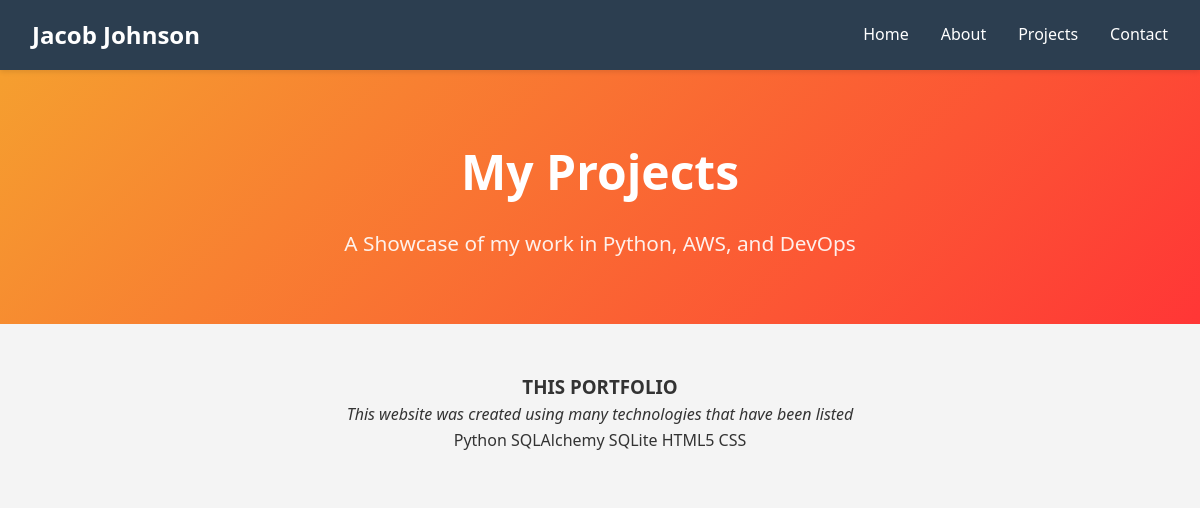
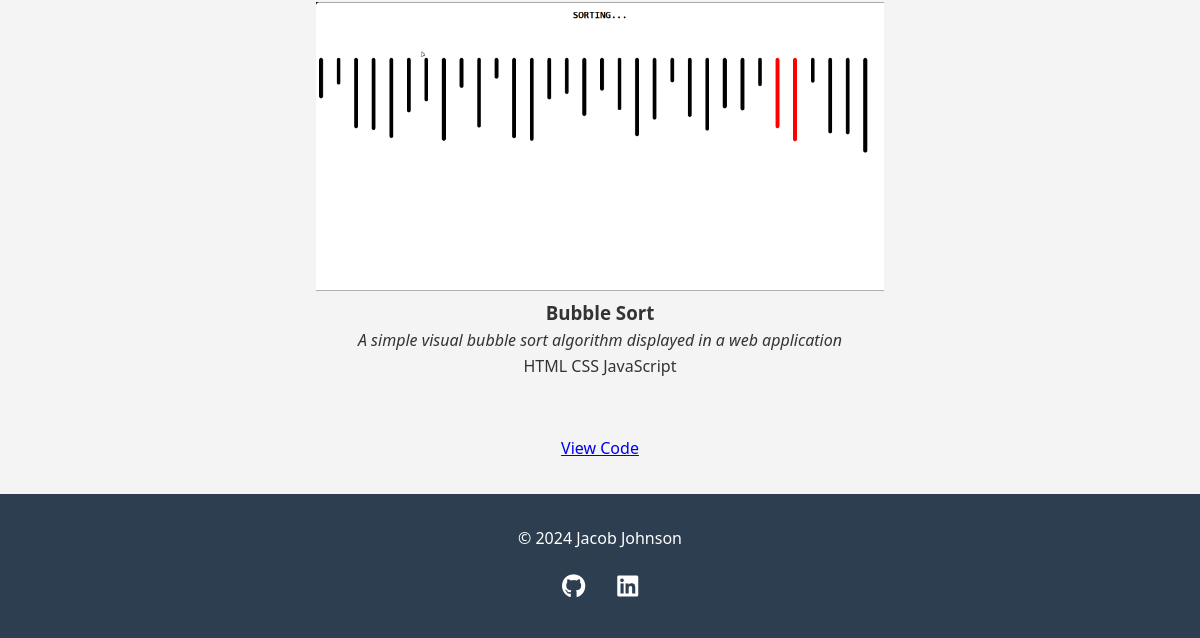
Page /projects on the earlier database version (2 pictures, top to bottom).
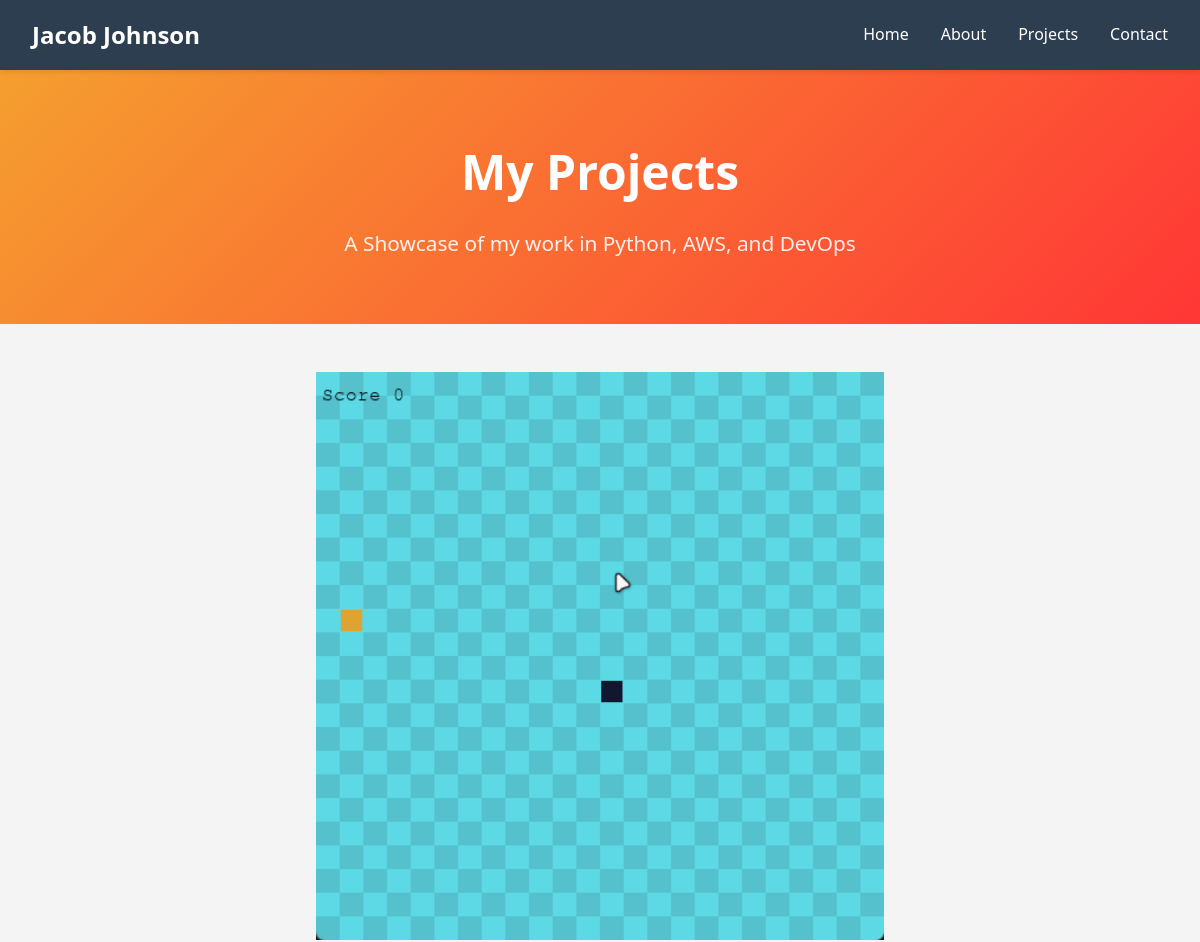
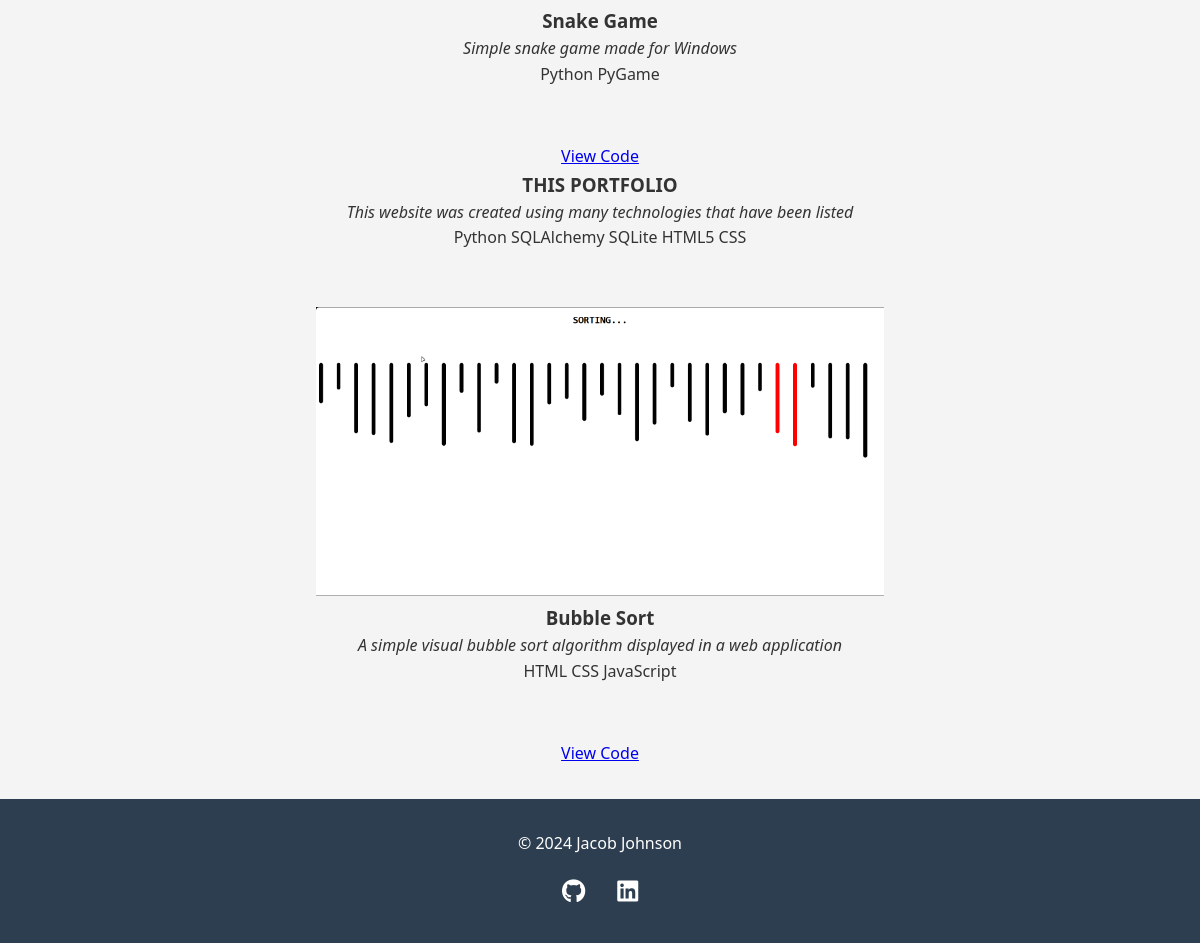
Same page on the later database version (2 pictures, top to bottom).
### app.py (models this page shows, shortened)
class Project(db.Model):
    id = db.Column(db.Integer, primary_key=True)
    title = db.Column(db.String(100), nullable=False)
    description = db.Column(db.Text, nullable=False)
    technologies = db.Column(db.String(200))
    github_url = db.Column(db.String(200))
    live_url = db.Column(db.String(200))
    image_url = db.Column(db.String(200))
    created_at = db.Column(db.DateTime, default=datetime.utcnow)

### app.py (the view)
@app.route("/projects")
def projects():
    all_projects = Project.query.order_by(Project.created_at.desc()).all()
    return render_template('projects.html', projects=all_projects)

### templates/projects.html (shortened to what this page needs)
{% extends "base.html" %}
{% block content %}
    <div class="hero">
        <h1>My Projects</h1>
        <p>A Showcase of my work in Python, AWS, and DevOps</p>
    </div>
    <div class="container">
        {% if projects %}
            <div class="projects-grid">
                {% for project in projects %}
                    <div class="project-card">
                        {% if project.image_url %}
                            <img src="{{ url_for('static', filename=project.image_url) }}" alt="{{ project.title }}">
                        {% endif %}
                        <div class="project-card-content">
                            <h3>{{ project.title }}</h3>
                            <p class="discription">{{ project.description }}</p>
                            {% if project.technologies %}
                                <div class="tech-tags">
                                    {% for tech in project.technologies.split(',') %}
                                        <span class="tech-tag">{{ tech.strip() }}</span>
                                    {% endfor %}
                                </div>
                            {% endif %}
                            <div>
                                {% if project.github_url %}
                                    <a href="{{ project.github_url }}" target="_blank" class="btn btn-secondary">
                                        View Code
                                    </a>
                                {% endif %}
                            </div>
                        </div>
                    </div>
                {% endfor %}
            </div>
        {% endif %}
    </div>
{% endblock %}

### templates/base.html (shortened to what this page needs)
<!DOCTYPE html>
<html lang="en">
<head>
    <link rel="stylesheet" href="{{ url_for('static', filename='css/style.css') }}">
    <link rel="stylesheet" href="https://cdnjs.cloudflare.com/ajax/libs/font-awesome/6.5.1/css/all.min.css">
</head>
<body>
    <nav>
        <div class="container">
            <h1>Jacob Johnson</h1>
            <ul>
                <li><a href="{{ url_for('home') }}">Home</a></li>
                <li><a href="{{ url_for('about') }}">About</a></li>
                <li><a href="{{ url_for('projects') }}">Projects</a></li>
                <li><a href="{{ url_for('contact') }}">Contact</a></li>
            </ul>
        </div>
    </nav>
    <main>
        {% block content %}
        {% endblock %}
    </main>
    <footer>
        <p>&copy; 2024 Jacob Johnson </p>
        <div class="social-links">
            <a href="https://github.com/punkinjmj" target="_blank">
                <i class="fa-brands fa-github"></i>
            </a>
            <a href="https://linkedin.com/in/jacob-johnson-59985b226/" target="_blank">
                <i class="fa-brands fa-linkedin"></i>
            </a>
        </div>
    </footer>
</body>
</html>

### static/css/style.css (style rules this page uses)
* { margin: 0; padding: 0; box-sizing: border-boxl }
body { font-family: system-ui, -apple-system, BlinkMacSystemFont, 'Segoe UI', Roboto, Oxygen, Ubuntu, Cantarell, 'Open Sans', 'Helvetica Neue', sans-serif; line-height: 1.6; color: #333; background: #f4f4f4f4; display: grid; grid-template-rows: auto 1fr auto; min-height: 100vh }
nav { background: #2c3e50; color: white; padding: 1rem 0; position: sticky; top: 0; z-index: 100; box-shadow: 0 2px 5px rgba(0,0,0,0.1) }
nav .container { max-width: 1200px; margin: 0 auto; padding: 0 2rem; display: flex; justify-content: space-between; align-items: center; }
nav h1 { font-size: 1.5rem; }
nav ul { list-style: none; display: flex; gap: 2rem; }
nav a { color: white; text-decoration: none; transition: color 0.3; }
.container { max-width: 1200px; margin: 2rem auto; padding: 0 2rem; }
.hero { background: linear-gradient(135deg, #f59f2f 0%, #ff3636 100%); color: white; padding: 4rem 2rem; text-align: center; margin-bottom: 3rem; }
.hero h1 { font-size: 3rem; margin-bottom: 1rem; }
.hero p { font-size: 1.3rem; opacity: 0.9; }
.social-links { display: flex; justify-content: center; gap: 2rem; margin-top: 1rem; }
.social-links a { color: white; font-size: 1.5rem; transition: color 0.3s; }
.project-card { text-align: center; }
.project-card-content .discription { font-style: italic; }
.project-card-content .tech-tags { margin-bottom: 5%; }
.project-card img { width: 50%; height: 50%; }
footer { background: #2c3e50; color: white; text-align: center; padding: 2rem 0; }

Differences in the rows shown:
added Project: image_url (picture), title "Snake Game", description "Simple snake game made for Windows", strip "Python PyGame"
